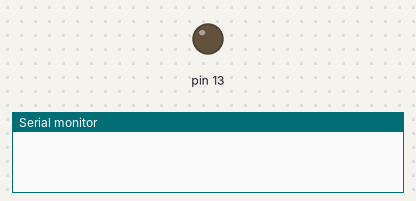
The sketch below on a simulated Arduino Uno, built with avr-gcc and run on an emulated ATmega328P. Parts: output pins drawn as LEDs (lit = HIGH), the last lines printed to the serial monitor.

Above: at 2.0 s.
At 6.0 s:
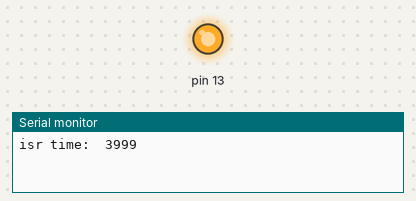
Timing chart, 0 to 10.4 s (numbered marks = the images above):
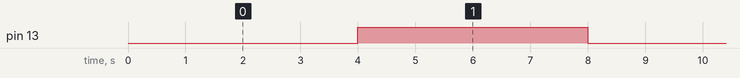

Measured:
- by itself, pin 13: alternates HIGH for 4.0 s and LOW for 4.0 s

The sketch:

arduino_timer_overflow_toggle_led.ino
```cpp
/*
 * This code uses timer1 16bit of microcontroller to blink the led at a desired
 * time interval of 4 sec.
 * it uses 1024 prescaler value
 */

void setup() {
  DDRB |= (1<<DDB5);
  SREG |= (1<<7); //enable GIE bit
  TIMSK1 |= (1<<TOIE1); //enabling timer overflow interrupt enable bit
  TCCR1B = (TCCR1B | (1<<CS12) | (1<<CS10)) & (~(1<<CS11)) & (~(1<<WGM13)) & (~(1<<WGM12)); //setting 1024 prescale & Setting WGM13:12 to 0 for normal mode
  TCCR1A &= (~(1<<WGM11)) & (~(1<<WGM10)); //setting to normal mode continues.
  TCNT1 = 3035;

  Serial.begin(9600);


}

void loop() {
  // put your main code here, to run repeatedly:

}

ISR(TIMER1_OVF_vect)
{
 PORTB ^= (1<<PB5);
 Serial.print("isr time:  ");
 Serial.println(millis());
 TCNT1 = 3035;
}
```
